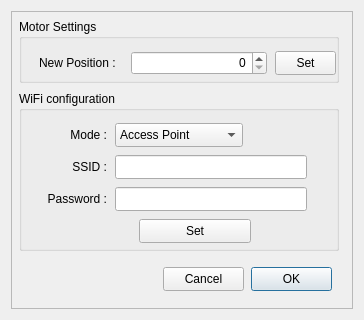
<?xml version="1.0" encoding="UTF-8"?>
<ui version="4.0">
 <class>X2Focus</class>
 <widget class="QDialog" name="X2Focus">
  <property name="geometry">
   <rect>
    <x>0</x>
    <y>0</y>
    <width>364</width>
    <height>320</height>
   </rect>
  </property>
  <property name="sizePolicy">
   <sizepolicy hsizetype="Fixed" vsizetype="Fixed">
    <horstretch>0</horstretch>
    <verstretch>0</verstretch>
   </sizepolicy>
  </property>
  <property name="minimumSize">
   <size>
    <width>364</width>
    <height>320</height>
   </size>
  </property>
  <property name="maximumSize">
   <size>
    <width>640</width>
    <height>320</height>
   </size>
  </property>
  <property name="windowTitle">
   <string>Essato</string>
  </property>
  <layout class="QHBoxLayout" name="horizontalLayout_12">
   <item>
    <widget class="X2Form" name="X2Form">
     <property name="minimumSize">
      <size>
       <width>0</width>
       <height>0</height>
      </size>
     </property>
     <property name="maximumSize">
      <size>
       <width>99999</width>
       <height>99999</height>
      </size>
     </property>
     <property name="sizeIncrement">
      <size>
       <width>1</width>
       <height>1</height>
      </size>
     </property>
     <property name="frameShape">
      <enum>QFrame::StyledPanel</enum>
     </property>
     <property name="frameShadow">
      <enum>QFrame::Raised</enum>
     </property>
     <widget class="QGroupBox" name="groupBox">
      <property name="geometry">
       <rect>
        <x>8</x>
        <y>8</y>
        <width>320</width>
        <height>64</height>
       </rect>
      </property>
      <property name="title">
       <string>Motor Settings</string>
      </property>
      <widget class="QSpinBox" name="newPos">
       <property name="geometry">
        <rect>
         <x>112</x>
         <y>32</y>
         <width>136</width>
         <height>24</height>
        </rect>
       </property>
       <property name="alignment">
        <set>Qt::AlignRight|Qt::AlignTrailing|Qt::AlignVCenter</set>
       </property>
       <property name="maximum">
        <number>999999</number>
       </property>
      </widget>
      <widget class="QLabel" name="label_2">
       <property name="geometry">
        <rect>
         <x>20</x>
         <y>32</y>
         <width>91</width>
         <height>24</height>
        </rect>
       </property>
       <property name="text">
        <string>New Position :</string>
       </property>
      </widget>
      <widget class="QPushButton" name="pushButton">
       <property name="geometry">
        <rect>
         <x>256</x>
         <y>32</y>
         <width>61</width>
         <height>24</height>
        </rect>
       </property>
       <property name="text">
        <string>Set</string>
       </property>
      </widget>
     </widget>
     <widget class="QPushButton" name="pushButtonOK">
      <property name="enabled">
       <bool>true</bool>
      </property>
      <property name="geometry">
       <rect>
        <x>240</x>
        <y>256</y>
        <width>81</width>
        <height>24</height>
       </rect>
      </property>
      <property name="text">
       <string>OK</string>
      </property>
      <property name="default">
       <bool>true</bool>
      </property>
     </widget>
     <widget class="QPushButton" name="pushButtonCancel">
      <property name="geometry">
       <rect>
        <x>152</x>
        <y>256</y>
        <width>81</width>
        <height>24</height>
       </rect>
      </property>
      <property name="text">
       <string>Cancel</string>
      </property>
     </widget>
     <widget class="QGroupBox" name="groupBox_2">
      <property name="geometry">
       <rect>
        <x>8</x>
        <y>80</y>
        <width>320</width>
        <height>160</height>
       </rect>
      </property>
      <property name="title">
       <string>WiFi configuration</string>
      </property>
      <widget class="QLabel" name="label">
       <property name="geometry">
        <rect>
         <x>8</x>
         <y>32</y>
         <width>80</width>
         <height>24</height>
        </rect>
       </property>
       <property name="text">
        <string>Mode :</string>
       </property>
       <property name="alignment">
        <set>Qt::AlignRight|Qt::AlignTrailing|Qt::AlignVCenter</set>
       </property>
      </widget>
      <widget class="QComboBox" name="comboBox">
       <property name="geometry">
        <rect>
         <x>96</x>
         <y>32</y>
         <width>128</width>
         <height>24</height>
        </rect>
       </property>
       <item>
        <property name="text">
         <string>Access Point</string>
        </property>
       </item>
       <item>
        <property name="text">
         <string>Station</string>
        </property>
       </item>
      </widget>
      <widget class="QLabel" name="label_3">
       <property name="geometry">
        <rect>
         <x>8</x>
         <y>64</y>
         <width>80</width>
         <height>24</height>
        </rect>
       </property>
       <property name="text">
        <string>SSID :</string>
       </property>
       <property name="alignment">
        <set>Qt::AlignRight|Qt::AlignTrailing|Qt::AlignVCenter</set>
       </property>
      </widget>
      <widget class="QLabel" name="label_4">
       <property name="geometry">
        <rect>
         <x>8</x>
         <y>96</y>
         <width>80</width>
         <height>24</height>
        </rect>
       </property>
       <property name="text">
        <string>Password :</string>
       </property>
       <property name="alignment">
        <set>Qt::AlignRight|Qt::AlignTrailing|Qt::AlignVCenter</set>
       </property>
      </widget>
      <widget class="QLineEdit" name="sSSID">
       <property name="geometry">
        <rect>
         <x>96</x>
         <y>64</y>
         <width>192</width>
         <height>24</height>
        </rect>
       </property>
      </widget>
      <widget class="QLineEdit" name="lineEdit_2">
       <property name="geometry">
        <rect>
         <x>96</x>
         <y>96</y>
         <width>192</width>
         <height>24</height>
        </rect>
       </property>
       <property name="echoMode">
        <enum>QLineEdit::Password</enum>
       </property>
      </widget>
      <widget class="QPushButton" name="pushButton_2">
       <property name="geometry">
        <rect>
         <x>120</x>
         <y>128</y>
         <width>112</width>
         <height>24</height>
        </rect>
       </property>
       <property name="text">
        <string>Set</string>
       </property>
      </widget>
     </widget>
    </widget>
   </item>
  </layout>
 </widget>
 <customwidgets>
  <customwidget>
   <class>X2Form</class>
   <extends>QFrame</extends>
   <header>x2form.h</header>
   <container>1</container>
  </customwidget>
 </customwidgets>
 <resources/>
 <connections/>
</ui>
